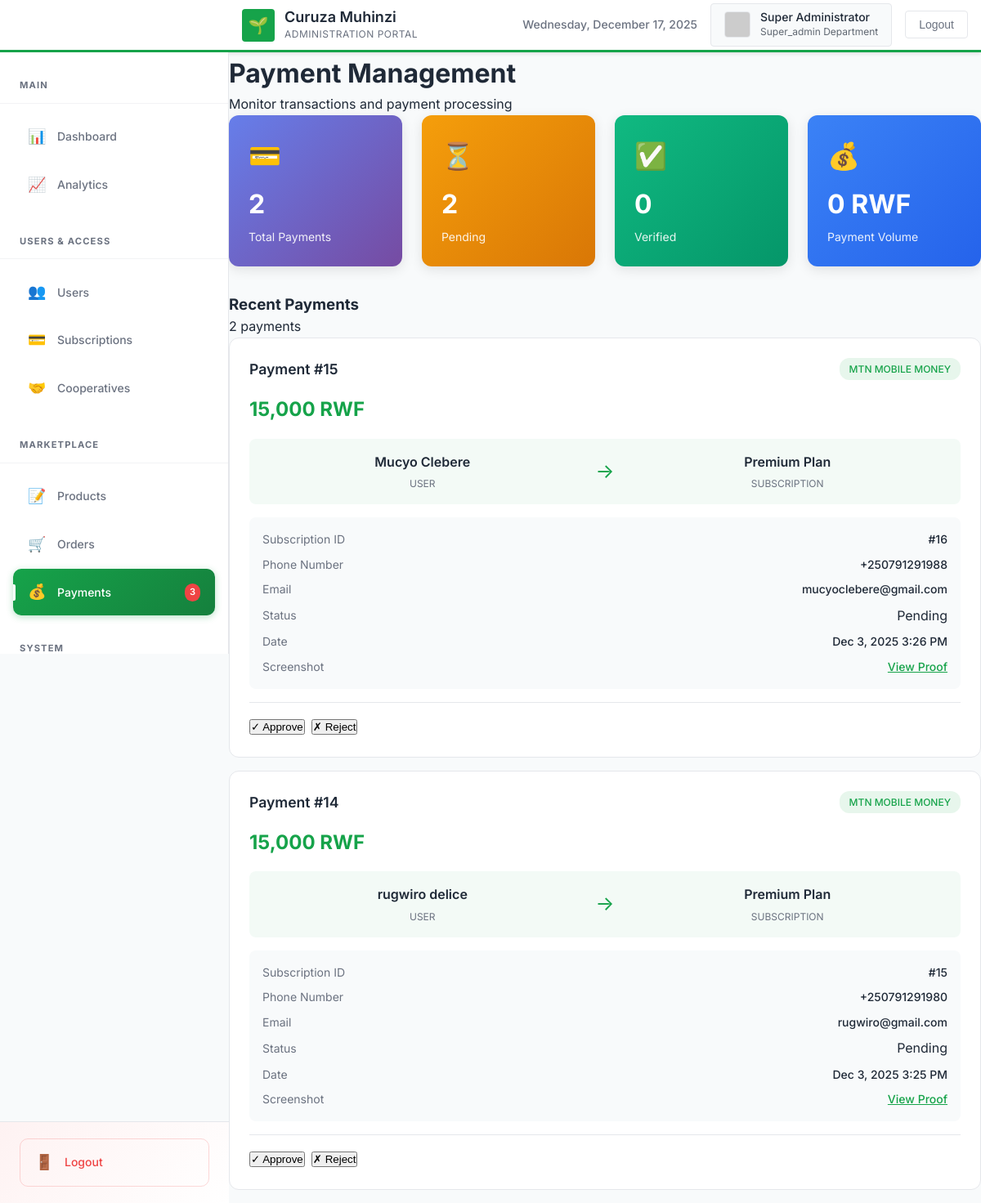
The page /admin/payments.php (signed in) on the database its author committed.
### tables this page shows
CREATE TABLE `payment_proofs` (
  `id` int(11) NOT NULL,
  `user_id` int(11) NOT NULL,
  `subscription_id` int(11) NOT NULL,
  `payment_method_id` int(11) NOT NULL,
  `amount` decimal(10,2) NOT NULL,
  `reference_number` varchar(100) DEFAULT NULL,
  `screenshot_url` varchar(500) NOT NULL,
  `status` enum('pending','verified','rejected','spam') DEFAULT 'pending',
  `verified_by` int(11) DEFAULT NULL,
  `verified_at` timestamp NULL DEFAULT NULL,
  `rejection_reason` text DEFAULT NULL,
  `admin_notes` text DEFAULT NULL,
  `is_critical_issue` tinyint(1) DEFAULT 0,
  `created_at` timestamp NOT NULL DEFAULT current_timestamp(),
  `updated_at` timestamp NOT NULL DEFAULT current_timestamp() ON UPDATE current_timestamp()
);

CREATE TABLE `payment_methods` (
  `id` int(11) NOT NULL,
  `name` varchar(100) NOT NULL,
  `type` enum('mobile_money','bank_transfer','cash') NOT NULL,
  `account_number` varchar(100) DEFAULT NULL,
  `account_name` varchar(255) DEFAULT NULL,
  `instructions` text DEFAULT NULL,
  `is_active` tinyint(1) DEFAULT 1,
  `created_at` timestamp NOT NULL DEFAULT current_timestamp()
);

CREATE TABLE `users` (
  `id` int(11) NOT NULL,
  `first_name` varchar(50) NOT NULL,
  `last_name` varchar(50) NOT NULL,
  `email` varchar(100) NOT NULL,
  `phone` varchar(20) DEFAULT NULL,
  `date_of_birth` date DEFAULT NULL,
  `gender` enum('male','female','other') DEFAULT NULL,
  `password_hash` varchar(255) DEFAULT NULL,
  `user_type` enum('farmer','buyer','cooperative_member','supplier') NOT NULL,
  `province` varchar(50) DEFAULT NULL,
  `district` varchar(50) DEFAULT NULL,
  `sector` varchar(50) DEFAULT NULL,
  `cell` varchar(50) DEFAULT NULL,
  `village` varchar(50) DEFAULT NULL,
  `address_details` text DEFAULT NULL,
  `farm_size` varchar(20) DEFAULT NULL,
  `what_do_you_grow` text DEFAULT NULL,
  `mobile_money_number` varchar(20) DEFAULT NULL,
  `profile_picture` varchar(255) DEFAULT NULL,
  `language_preference` enum('kinyarwanda','english','french') DEFAULT 'kinyarwanda',
  `notification_preferences` longtext DEFAULT NULL CHECK (json_valid(`notification_preferences`)),
  `status` enum('active','suspended','banned') DEFAULT 'active',
  `profile_completion_percentage` int(11) DEFAULT 0,
  `last_login` datetime DEFAULT NULL,
  `login_attempts` int(11) DEFAULT 0,
  `locked_until` datetime DEFAULT NULL,
  `created_at` timestamp NOT NULL DEFAULT current_timestamp(),
  `updated_at` timestamp NOT NULL DEFAULT current_timestamp() ON UPDATE current_timestamp(),
  `verification_status` enum('unverified','verified','flagged') DEFAULT 'unverified',
  `account_flags` int(11) DEFAULT 0
);

CREATE TABLE `subscription_plans` (
  `id` int(11) NOT NULL,
  `name` varchar(100) NOT NULL,
  `description` text DEFAULT NULL,
  `price` decimal(10,2) NOT NULL,
  `currency` varchar(3) DEFAULT 'RWF',
  `duration_days` int(11) NOT NULL,
  `features` longtext DEFAULT NULL CHECK (json_valid(`features`)),
  `max_products` int(11) DEFAULT NULL,
  `is_active` tinyint(1) DEFAULT 1,
  `created_at` timestamp NOT NULL DEFAULT current_timestamp(),
  `updated_at` timestamp NOT NULL DEFAULT current_timestamp() ON UPDATE current_timestamp()
);

CREATE TABLE `user_subscriptions` (
  `id` int(11) NOT NULL,
  `user_id` int(11) NOT NULL,
  `plan_id` int(11) NOT NULL,
  `status` enum('pending','active','expired','cancelled') DEFAULT 'pending',
  `starts_at` date DEFAULT NULL,
  `expires_at` date DEFAULT NULL,
  `auto_renew` tinyint(1) DEFAULT 0,
  `payment_reference` varchar(255) DEFAULT NULL,
  `created_at` timestamp NOT NULL DEFAULT current_timestamp(),
  `updated_at` timestamp NOT NULL DEFAULT current_timestamp() ON UPDATE current_timestamp()
);

### config/database.php (called while the page is built, shortened)
<?php
class Database {
    private $connection;
    public function __construct() {
        try {
            $dsn = "mysql:host=" . DB_HOST . ";dbname=" . DB_NAME . ";charset=" . DB_CHARSET;
            $this->connection = new PDO($dsn, DB_USER, DB_PASS);
            $this->connection->setAttribute(PDO::ATTR_ERRMODE, PDO::ERRMODE_EXCEPTION);
            $this->connection->setAttribute(PDO::ATTR_DEFAULT_FETCH_MODE, PDO::FETCH_ASSOC);
        } catch(PDOException $e) {
            die("Database connection failed: " . $e->getMessage());
        }
    }
    public function query($sql, $params = []) {
        $stmt = $this->connection->prepare($sql);
        $stmt->execute($params);
        return $stmt;
    }
    public function fetch($sql, $params = []) {
        $stmt = $this->connection->prepare($sql);
        $stmt->execute($params);
        return $stmt->fetch();
    }
}
?>

### admin/payments.php (the view, shortened to what this page needs)
<?php
require_once '../config/database.php';
$db = new Database();
$admin = $db->fetch("SELECT * FROM admins WHERE id = ?", [$_SESSION['admin_id']]);
$payments = $db->query("
    SELECT
        pp.*,
        u.first_name, u.last_name, u.phone, u.email,
        sp.name as plan_name, sp.price as plan_price,
        pm.name as payment_method_name, pm.account_number,
        us.id as subscription_id
    FROM payment_proofs pp
    JOIN users u ON pp.user_id = u.id
    JOIN user_subscriptions us ON pp.subscription_id = us.id
    JOIN subscription_plans sp ON us.plan_id = sp.id
    JOIN payment_methods pm ON pp.payment_method_id = pm.id
    ORDER BY pp.created_at DESC
")->fetchAll();
$payments = $payments ?: [];
$stats = [
    'total_payments' => count($payments),
    'pending_payments' => count(array_filter($payments, fn($p) => $p['status'] === 'pending')),
    'verified_payments' => count(array_filter($payments, fn($p) => $p['status'] === 'verified')),
    'total_volume' => array_sum(array_column(array_filter($payments, fn($p) => $p['status'] === 'verified'), 'amount'))
];
include 'includes/header.php';
?>
<?php include 'includes/sidebar.php'; ?>
<div class="main-wrapper">
    <main class="main-content">
        <div class="page-header">
            <h1 class="page-title">Payment Management</h1>
            <p class="page-subtitle">Monitor transactions and payment processing</p>
        </div>
        <div class="stats-grid" style="display: grid; grid-template-columns: repeat(auto-fit, minmax(200px, 1fr)); gap: 1.5rem; margin-bottom: 2rem;">
            <div class="stat-card" style="background: linear-gradient(135deg, #667eea 0%, #764ba2 100%); color: white; padding: 1.5rem; border-radius: 12px; box-shadow: 0 4px 15px rgba(0,0,0,0.1);">
                <div style="font-size: 2rem; margin-bottom: 0.5rem;">💳</div>
                <div style="font-size: 2rem; font-weight: 700; margin-bottom: 0.25rem;"><?= number_format($stats['total_payments']) ?></div>
                <div style="font-size: 0.875rem; opacity: 0.9;">Total Payments</div>
            </div>
            <div class="stat-card" style="background: linear-gradient(135deg, #f59e0b 0%, #d97706 100%); color: white; padding: 1.5rem; border-radius: 12px; box-shadow: 0 4px 15px rgba(0,0,0,0.1);">
                <div style="font-size: 2rem; margin-bottom: 0.5rem;">⏳</div>
                <div style="font-size: 2rem; font-weight: 700; margin-bottom: 0.25rem;"><?= number_format($stats['pending_payments']) ?></div>
                <div style="font-size: 0.875rem; opacity: 0.9;">Pending</div>
            </div>
            <div class="stat-card" style="background: linear-gradient(135deg, #10b981 0%, #059669 100%); color: white; padding: 1.5rem; border-radius: 12px; box-shadow: 0 4px 15px rgba(0,0,0,0.1);">
                <div style="font-size: 2rem; margin-bottom: 0.5rem;">✅</div>
                <div style="font-size: 2rem; font-weight: 700; margin-bottom: 0.25rem;"><?= number_format($stats['verified_payments']) ?></div>
                <div style="font-size: 0.875rem; opacity: 0.9;">Verified</div>
            </div>
            <div class="stat-card" style="background: linear-gradient(135deg, #3b82f6 0%, #2563eb 100%); color: white; padding: 1.5rem; border-radius: 12px; box-shadow: 0 4px 15px rgba(0,0,0,0.1);">
                <div style="font-size: 2rem; margin-bottom: 0.5rem;">💰</div>
                <div style="font-size: 2rem; font-weight: 700; margin-bottom: 0.25rem;"><?= number_format($stats['total_volume']) ?> RWF</div>
                <div style="font-size: 0.875rem; opacity: 0.9;">Payment Volume</div>
            </div>
        </div>
        <div class="content-card">
            <div class="card-header">
                <h3 class="card-title">Recent Payments</h3>
                <span class="table-count"><?= count($payments) ?> payments</span>
            </div>
            <div class="card-content">
                <?php foreach ($payments as $payment): ?>
                    <div class="payment-card">
                        <div class="payment-header">
                            <div class="payment-id">Payment #<?= $payment['id'] ?></div>
                            <div class="payment-method"><?= htmlspecialchars($payment['payment_method_name']) ?></div>
                        </div>
                        <div class="payment-amount"><?= number_format($payment['amount']) ?> RWF</div>
                        <div class="payment-parties">
                            <div class="party-info">
                                <div class="party-name"><?= htmlspecialchars($payment['first_name'] . ' ' . $payment['last_name']) ?></div>
                                <div class="party-role">User</div>
                            </div>
                            <div class="payment-arrow">→</div>
                            <div class="party-info">
                                <div class="party-name"><?= htmlspecialchars($payment['plan_name']) ?> Plan</div>
                                <div class="party-role">Subscription</div>
                            </div>
                        </div>
                        <div class="transaction-info">
                            <div class="transaction-row">
                                <span class="transaction-label">Subscription ID</span>
                                <span class="transaction-value">#<?= $payment['subscription_id'] ?></span>
                            </div>
                            <div class="transaction-row">
                                <span class="transaction-label">Phone Number</span>
                                <span class="transaction-value"><?= htmlspecialchars($payment['phone']) ?></span>
                            </div>
                            <div class="transaction-row">
                                <span class="transaction-label">Email</span>
                                <span class="transaction-value"><?= htmlspecialchars($payment['email']) ?></span>
                            </div>
                            <div class="transaction-row">
                                <span class="transaction-label">Status</span>
                                <span class="status-badge status-<?= $payment['status'] ?>"><?= ucfirst($payment['status']) ?></span>
                            </div>
                            <div class="transaction-row">
                                <span class="transaction-label">Date</span>
                                <span class="transaction-value"><?= date('M j, Y g:i A', strtotime($payment['created_at'])) ?></span>
                            </div>
                            <?php if ($payment['screenshot_url']): ?>
                            <div class="transaction-row">
                                <span class="transaction-label">Screenshot</span>
                                <a href="../uploads/payment_proofs/<?= htmlspecialchars($payment['screenshot_url']) ?>" target="_blank" class="transaction-value" style="color: var(--primary-green); text-decoration: underline;">View Proof</a>
                            </div>
                            <?php endif; ?>
                        </div>
                        <div class="payment-actions">
                            <?php if ($payment['status'] === 'pending'): ?>
                                <form method="POST" action="subscription_actions.php" style="display: inline;">
                                    <button type="submit" class="btn-action btn-approve">✓ Approve</button>
                                </form>
                                <form method="POST" action="subscription_actions.php" style="display: inline;">
                                    <button type="submit" class="btn-action btn-cancel">✗ Reject</button>
                                </form>
                            <?php endif; ?>
                        </div>
                    </div>
                <?php endforeach; ?>
            </div>
        </div>
    </main>
</div>
</body>
</html>

### admin/includes/header.php (shortened to what this page needs)
<!DOCTYPE html>
<html lang="en">
<head>
</head>
<body>
    <div class="top-header">
        <div class="header-container">
            <div class="header-left">
                <div class="gov-brand">
                    <div class="gov-logo">🌱</div>
                    <div class="gov-info">
                        <div class="gov-title">Curuza Muhinzi</div>
                        <div class="gov-subtitle">Administration Portal</div>
                    </div>
                </div>
            </div>
            <div class="header-right">
                <div class="header-time">
                    <?= date('l, F j, Y') ?>
                </div>
                <div class="user-section">
                    <img src="https://ui-avatars.com/api/?name=<?= urlencode($admin['first_name'] . ' ' . $admin['last_name']) ?>&background=16a34a&color=fff"
                         class="user-avatar" alt="Avatar">
                    <div class="user-details">
                        <div class="user-name"><?= htmlspecialchars($admin['first_name'] . ' ' . $admin['last_name']) ?></div>
                        <div class="user-role"><?= ucfirst($admin['department']) ?> Department</div>
                    </div>
                </div>
                <button class="logout-btn" onclick="location.href='logout.php'">
                    Logout
                </button>
            </div>
        </div>
    </div>

### rows shown on the page
payment_proofs: id "15", payment_method.name "MTN MOBILE MONEY", amount "15,000", user.last_name "Mucyo Clebere", subscription_plans.name "Premium", subscription "16", user.phone "+250791291988", user.email "mucyoclebere@gmail.com", status "Pending", created_at "Dec 3, 2025 3:26 PM"
payment_proofs: id "14", payment_method.name "MTN MOBILE MONEY", amount "15,000", user.last_name "rugwiro delice", subscription_plans.name "Premium", subscription "15", user.phone "+250791291980", user.email "rugwiro@gmail.com", status "Pending", created_at "Dec 3, 2025 3:25 PM"

### other values the page prints
$admin['first_name'] . ' ' . $admin['last_name'] "Super Administrator"
$admin['department'] "Super_admin"
$stats['total_payments'] "2"
$stats['pending_payments'] "2"
$stats['verified_payments'] "0"
$stats['total_volume'] "0"
count($payments) "2"
